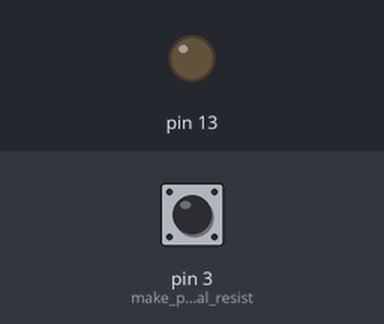
This sketch was run on a simulated Arduino Uno, built with avr-gcc and run on an emulated ATmega328P. On the bench: output pins drawn as LEDs (lit = HIGH). The test bench sets the inputs (shaded band); at power-on: pin 3 (make_pull_internal_resist) HIGH.

Above: at 1.2 s.
1.3 s: pin 3 (make_pull_internal_resist) pulled LOW for 0.15 s
At 1.7 s:
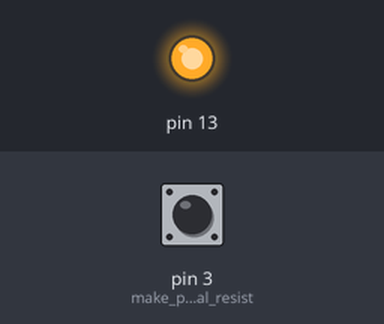
3.4 s: pin 3 (make_pull_internal_resist) pulled LOW for 3.2 s
At 7.8 s:
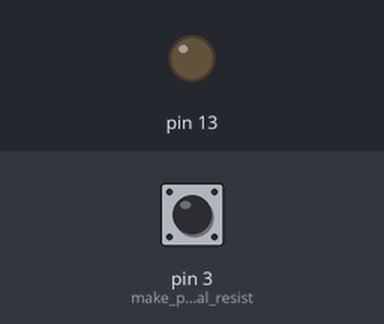
Timing chart, 0 to 9.3 s (numbered marks = the images above; inputs shaded):
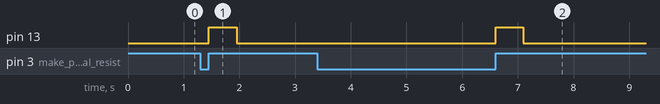

Measured:
- after the input at 1.3 s, pin 13: LOW → HIGH after 0.15 s, → LOW 0.50 s later
- after the input at 3.4 s, pin 13: LOW → HIGH after 3.2 s, → LOW 0.50 s later

The sketch:

DigitalInput_InternalRes.ino
```cpp
void setup() {
  // put your setup code here, to run once:
pinMode(13, OUTPUT);
pinMode(3, INPUT_PULLUP);// make pull internal resistor
}

void loop() {
  // put your main code here, to run repeatedly:
if(digitalRead(3) == 0 )// Checks if Ardiuno pin is low then blink
{
  while(digitalRead(3) == 0);//Checks if the button is atleast pressed and not released
  //after released then blink

 digitalWrite(13, HIGH);
 delay(500);
 digitalWrite(13, LOW);


  }
}
```
